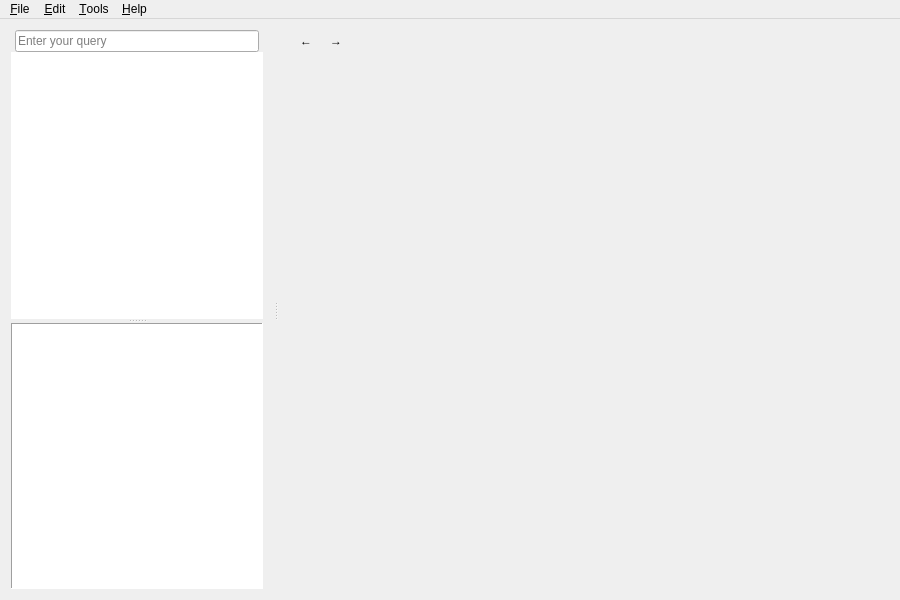
<?xml version="1.0" encoding="UTF-8"?>
<ui version="4.0">
 <class>Zeal::WidgetUi::MainWindow</class>
 <widget class="QMainWindow" name="Zeal::WidgetUi::MainWindow">
  <property name="geometry">
   <rect>
    <x>0</x>
    <y>0</y>
    <width>900</width>
    <height>600</height>
   </rect>
  </property>
  <property name="windowTitle">
   <string>Zeal</string>
  </property>
  <widget class="QWidget" name="centralWidget">
   <layout class="QVBoxLayout" name="centralWidgetLayout">
    <property name="spacing">
     <number>0</number>
    </property>
    <property name="leftMargin">
     <number>0</number>
    </property>
    <property name="topMargin">
     <number>0</number>
    </property>
    <property name="rightMargin">
     <number>0</number>
    </property>
    <property name="bottomMargin">
     <number>0</number>
    </property>
    <item>
     <widget class="QSplitter" name="splitter">
      <property name="orientation">
       <enum>Qt::Horizontal</enum>
      </property>
      <property name="childrenCollapsible">
       <bool>false</bool>
      </property>
      <widget class="QWidget" name="layoutWidget">
       <layout class="QVBoxLayout" name="resultPane">
        <property name="spacing">
         <number>0</number>
        </property>
        <item>
         <widget class="ToolBarFrame" name="searchEditWidget" native="true">
          <property name="styleSheet">
           <string notr="true"/>
          </property>
          <layout class="QVBoxLayout" name="searchToolBarFrame">
           <property name="spacing">
            <number>4</number>
           </property>
           <property name="leftMargin">
            <number>4</number>
           </property>
           <property name="topMargin">
            <number>0</number>
           </property>
           <property name="rightMargin">
            <number>4</number>
           </property>
           <property name="bottomMargin">
            <number>0</number>
           </property>
           <item>
            <widget class="SearchEdit" name="lineEdit">
             <property name="placeholderText">
              <string>Enter your query</string>
             </property>
             <property name="clearButtonEnabled">
              <bool>true</bool>
             </property>
            </widget>
           </item>
          </layout>
         </widget>
        </item>
        <item>
         <widget class="QSplitter" name="tocSplitter">
          <property name="minimumSize">
           <size>
            <width>150</width>
            <height>0</height>
           </size>
          </property>
          <property name="orientation">
           <enum>Qt::Vertical</enum>
          </property>
          <widget class="QTreeView" name="treeView">
           <property name="frameShape">
            <enum>QFrame::NoFrame</enum>
           </property>
           <property name="uniformRowHeights">
            <bool>true</bool>
           </property>
           <attribute name="headerVisible">
            <bool>false</bool>
           </attribute>
          </widget>
          <widget class="QListView" name="tocListView">
           <property name="frameShape">
            <enum>QFrame::Panel</enum>
           </property>
           <property name="horizontalScrollBarPolicy">
            <enum>Qt::ScrollBarAlwaysOff</enum>
           </property>
           <property name="uniformItemSizes">
            <bool>true</bool>
           </property>
          </widget>
         </widget>
        </item>
       </layout>
      </widget>
      <widget class="QWidget" name="layoutWidget_2">
       <layout class="QVBoxLayout" name="viewInfo">
        <property name="spacing">
         <number>0</number>
        </property>
        <item>
         <widget class="ToolBarFrame" name="navigationBar" native="true">
          <layout class="QHBoxLayout" name="toolbox">
           <property name="spacing">
            <number>4</number>
           </property>
           <property name="leftMargin">
            <number>4</number>
           </property>
           <property name="topMargin">
            <number>0</number>
           </property>
           <property name="rightMargin">
            <number>4</number>
           </property>
           <property name="bottomMargin">
            <number>0</number>
           </property>
           <item>
            <widget class="QToolButton" name="backButton">
             <property name="toolTip">
              <string>Go back one page</string>
             </property>
             <property name="styleSheet">
              <string notr="true">QToolButton::menu-indicator { image: none; }</string>
             </property>
             <property name="text">
              <string>←</string>
             </property>
             <property name="autoRaise">
              <bool>true</bool>
             </property>
            </widget>
           </item>
           <item>
            <widget class="QToolButton" name="forwardButton">
             <property name="toolTip">
              <string>Go forward one page</string>
             </property>
             <property name="styleSheet">
              <string notr="true">QToolButton::menu-indicator { image: none; }</string>
             </property>
             <property name="text">
              <string>→</string>
             </property>
             <property name="autoRaise">
              <bool>true</bool>
             </property>
            </widget>
           </item>
           <item>
            <spacer name="horizontalSpacer">
             <property name="orientation">
              <enum>Qt::Horizontal</enum>
             </property>
             <property name="sizeHint" stdset="0">
              <size>
               <width>40</width>
               <height>20</height>
              </size>
             </property>
            </spacer>
           </item>
          </layout>
         </widget>
        </item>
        <item>
         <widget class="QStackedWidget" name="webViewStack">
          <property name="minimumSize">
           <size>
            <width>600</width>
            <height>0</height>
           </size>
          </property>
         </widget>
        </item>
       </layout>
      </widget>
     </widget>
    </item>
   </layout>
  </widget>
  <widget class="QMenuBar" name="menuBar">
   <property name="geometry">
    <rect>
     <x>0</x>
     <y>0</y>
     <width>900</width>
     <height>22</height>
    </rect>
   </property>
   <widget class="QMenu" name="menuFile">
    <property name="title">
     <string>&amp;File</string>
    </property>
    <addaction name="actionNewTab"/>
    <addaction name="actionCloseTab"/>
    <addaction name="separator"/>
    <addaction name="actionQuit"/>
   </widget>
   <widget class="QMenu" name="menuHelp">
    <property name="title">
     <string>&amp;Help</string>
    </property>
    <addaction name="actionSubmitFeedback"/>
    <addaction name="actionCheckForUpdates"/>
    <addaction name="separator"/>
    <addaction name="actionAboutZeal"/>
   </widget>
   <widget class="QMenu" name="menu_Edit">
    <property name="title">
     <string>&amp;Edit</string>
    </property>
    <addaction name="actionFind"/>
    <addaction name="separator"/>
    <addaction name="actionPreferences"/>
   </widget>
   <widget class="QMenu" name="menu_Tools">
    <property name="title">
     <string>&amp;Tools</string>
    </property>
    <addaction name="actionDocsets"/>
   </widget>
   <addaction name="menuFile"/>
   <addaction name="menu_Edit"/>
   <addaction name="menu_Tools"/>
   <addaction name="menuHelp"/>
  </widget>
  <action name="actionQuit">
   <property name="icon">
    <iconset theme="application-exit">
     <normaloff>.</normaloff>.</iconset>
   </property>
   <property name="text">
    <string>&amp;Quit</string>
   </property>
  </action>
  <action name="actionPreferences">
   <property name="icon">
    <iconset theme="preferences-desktop">
     <normaloff>.</normaloff>.</iconset>
   </property>
   <property name="text">
    <string>Prefere&amp;nces</string>
   </property>
  </action>
  <action name="actionAboutZeal">
   <property name="icon">
    <iconset theme="help-about">
     <normaloff>.</normaloff>.</iconset>
   </property>
   <property name="text">
    <string>About &amp;Zeal</string>
   </property>
  </action>
  <action name="actionBack">
   <property name="enabled">
    <bool>false</bool>
   </property>
   <property name="icon">
    <iconset theme="go-previous">
     <normaloff>.</normaloff>.</iconset>
   </property>
   <property name="text">
    <string>&amp;Back</string>
   </property>
  </action>
  <action name="actionForward">
   <property name="enabled">
    <bool>false</bool>
   </property>
   <property name="icon">
    <iconset theme="go-next">
     <normaloff>.</normaloff>.</iconset>
   </property>
   <property name="text">
    <string>&amp;Forward</string>
   </property>
  </action>
  <action name="actionNewTab">
   <property name="icon">
    <iconset theme="tab-new">
     <normaloff>.</normaloff>.</iconset>
   </property>
   <property name="text">
    <string>New &amp;Tab</string>
   </property>
  </action>
  <action name="actionCloseTab">
   <property name="text">
    <string>&amp;Close Tab</string>
   </property>
  </action>
  <action name="actionNextTab">
   <property name="text">
    <string>Next Tab</string>
   </property>
  </action>
  <action name="actionPreviousTab">
   <property name="text">
    <string>Previous Tab</string>
   </property>
  </action>
  <action name="actionSubmitFeedback">
   <property name="text">
    <string>&amp;Submit Feedback...</string>
   </property>
  </action>
  <action name="actionCheckForUpdates">
   <property name="text">
    <string>&amp;Check for updates...</string>
   </property>
  </action>
  <action name="actionFind">
   <property name="icon">
    <iconset theme="edit-find">
     <normaloff>.</normaloff>.</iconset>
   </property>
   <property name="text">
    <string>&amp;Find</string>
   </property>
  </action>
  <action name="actionDocsets">
   <property name="text">
    <string>&amp;Docsets...</string>
   </property>
  </action>
 </widget>
 <layoutdefault spacing="6" margin="11"/>
 <customwidgets>
  <customwidget>
   <class>SearchEdit</class>
   <extends>QLineEdit</extends>
   <header>ui/widgets/searchedit.h</header>
  </customwidget>
  <customwidget>
   <class>ToolBarFrame</class>
   <extends>QWidget</extends>
   <header>ui/widgets/toolbarframe.h</header>
   <container>1</container>
  </customwidget>
 </customwidgets>
 <resources/>
 <connections/>
</ui>
